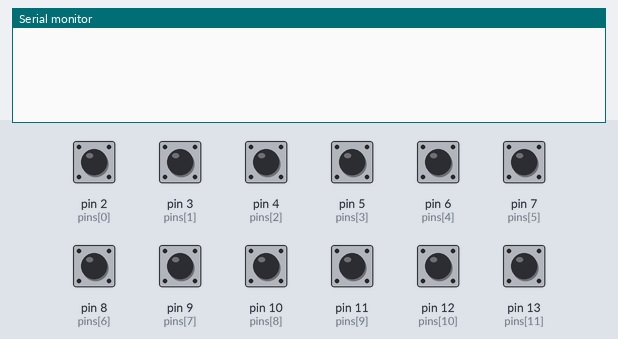
A sketch run on a simulated Arduino Uno, built with avr-gcc and run on an emulated ATmega328P. Shown: the last lines printed to the serial monitor. The inputs (shaded band) are chosen by the test bench; at power-on: pin 2 (pins[0]), pin 3 (pins[1]), pin 4 (pins[2]), pin 5 (pins[3]), pin 6 (pins[4]), pin 7 (pins[5]), pin 8 (pins[6]), pin 9 (pins[7]), pin 10 (pins[8]), pin 11 (pins[9]), pin 12 (pins[10]), pin 13 (pins[11]) HIGH.

Above: at 1.2 s.
1.3 s: pin 2 (pins[0]) pulled LOW for 0.15 s
At 2.6 s:
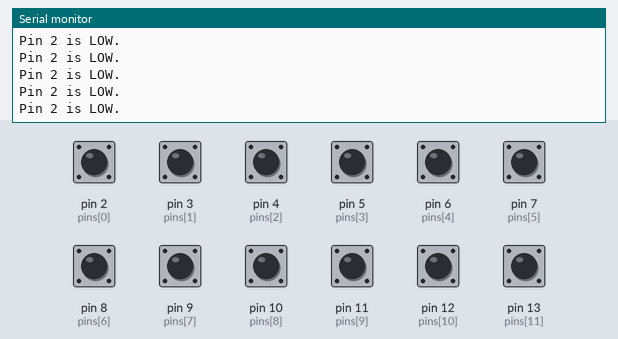
2.9 s: pin 3 (pins[1]) pulled LOW for 0.15 s
At 4.2 s:
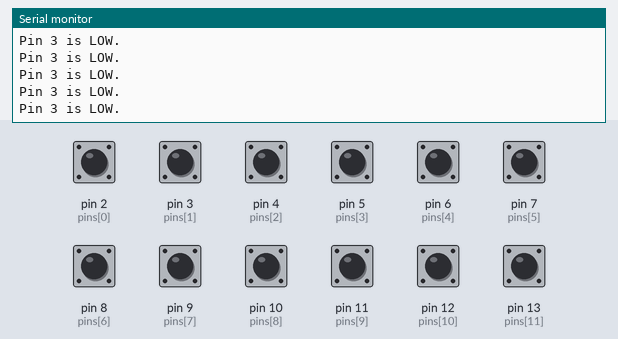
4.5 s: pin 4 (pins[2]) pulled LOW for 0.15 s
At 5.4 s:
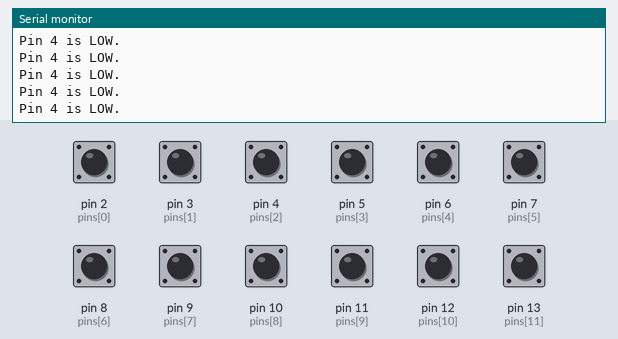
6.1 s: pin 5 (pins[3]) pulled LOW for 0.15 s
At 7.4 s:
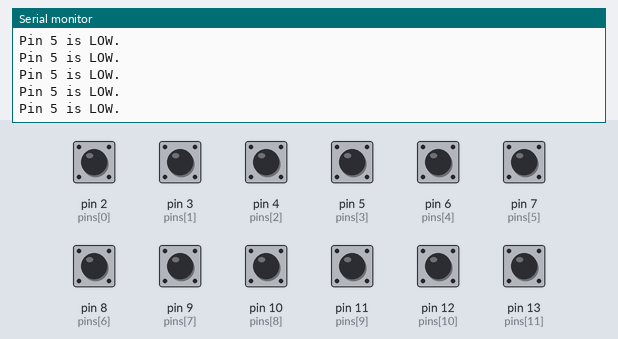
7.7 s: pin 6 (pins[4]) pulled LOW for 0.15 s
At 9.0 s:
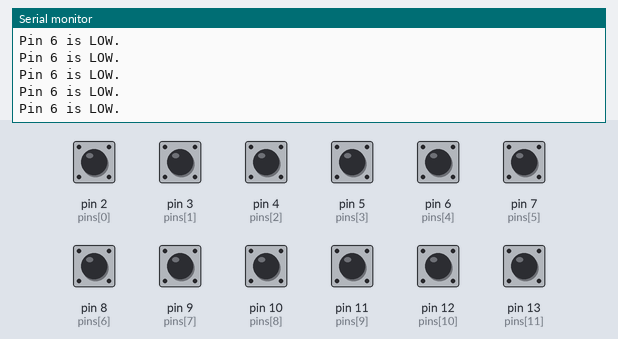
9.3 s: pin 7 (pins[5]) pulled LOW for 0.15 s
At 10.2 s:
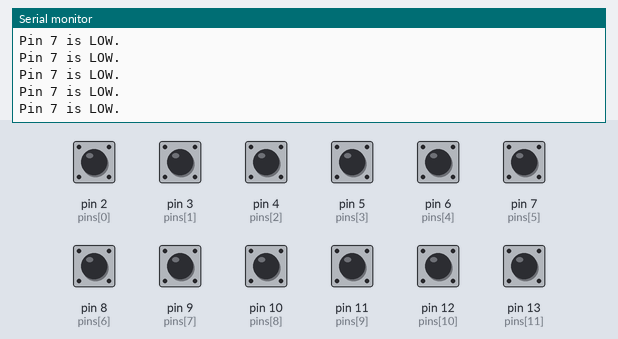
Timing chart, 0 to 11.9 s (numbered marks = the images above; inputs shaded):
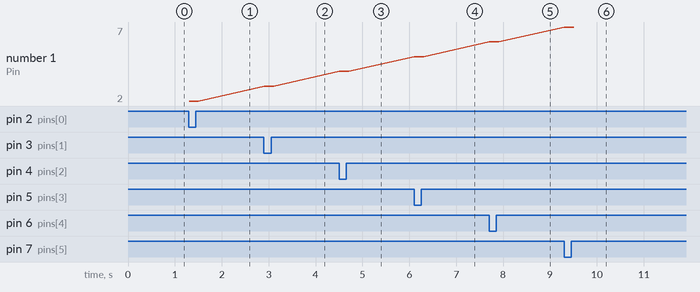

Measured:
- after the input at 1.3 s, the serial monitor: prints a new line at once (image 1)
- after the input at 2.9 s, the serial monitor: prints a new line at once (image 2)
- after the input at 4.5 s, the serial monitor: prints a new line at once (image 3)
- after the input at 6.1 s, the serial monitor: prints a new line at once (image 4)
- after the input at 7.7 s, the serial monitor: prints a new line at once (image 5)
- after the input at 9.3 s, the serial monitor: prints a new line at once (image 6)
- plotted number 1: 2 → 3 after the input at 2.9 s, 3 → 4 after the input at 4.5 s, 4 → 5 after the input at 6.1 s, 5 → 6 after the input at 7.7 s, 6 → 7 after the input at 9.3 s

The sketch:

pinTester.ino
```cpp
// Define the number of pins
const int numPins = 12;

// Define an array to store pin numbers
int pins[numPins] = {2, 3, 4, 5, 6, 7, 8, 9, 10, 11, 12, 13};

void setup() {
  // Set up all pins from 2 to 13 as INPUT_PULLUP
  for (int i = 0; i < numPins; i++) {
    pinMode(pins[i], INPUT_PULLUP);
  }

  Serial.begin(9600);
}

void loop() {
  // Check the state of each pin
  for (int i = 0; i < numPins; i++) {
    int readPin = digitalRead(pins[i]);
    if (readPin == LOW) {
      Serial.print("Pin ");
      Serial.print(pins[i]);
      Serial.println(" is LOW.");
    }
  }

  delay(10);
}
```
